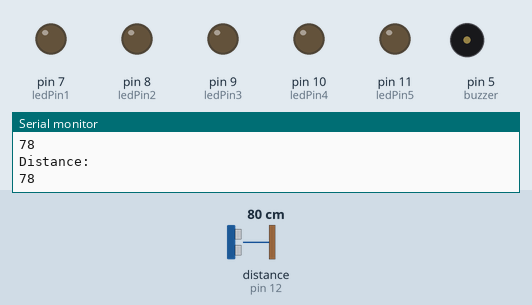
Simulated run of this sketch. Board: Arduino Uno, built with avr-gcc and run on an emulated ATmega328P. Parts: output pins drawn as LEDs (lit = HIGH), buzzer (waves = sounding), the last lines printed to the serial monitor. Wiring (inferred from the names in the program): ultrasonic range finder: trigger pin 13; echo pin 12. The test bench sets the inputs (shaded band); at power-on: distance to the obstacle (sensor on pin 12) 80 cm. The echo pulse lasts 58.3 µs per cm; pins used as bus, display or sensor lines are not drawn.

Above: at 1.2 s.
1.3 s: distance to the obstacle (sensor on pin 12) set to 2 cm
At 1.7 s:
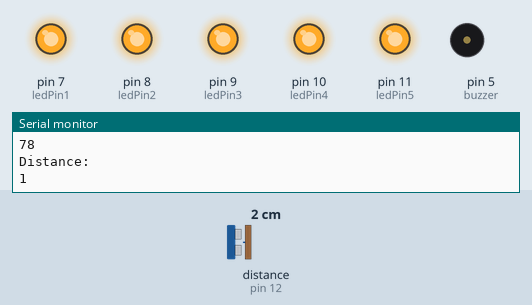
4.3 s: distance to the obstacle (sensor on pin 12) set to 5 cm
7.3 s: distance to the obstacle (sensor on pin 12) set to 8 cm
At 7.48 s:
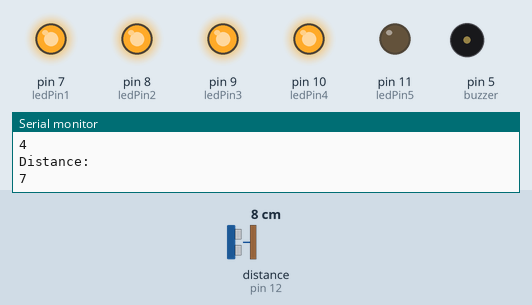
10.3 s: distance to the obstacle (sensor on pin 12) set to 10 cm
13.3 s: distance to the obstacle (sensor on pin 12) set to 13 cm
At 13.51 s:
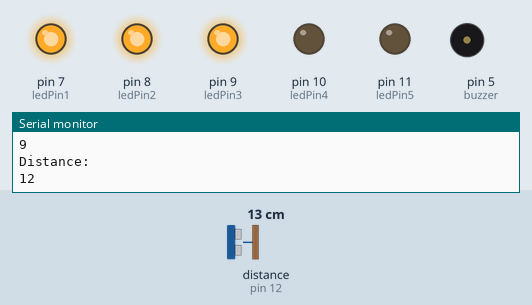
16.3 s: distance to the obstacle (sensor on pin 12) set to 4 cm
At 16.53 s:
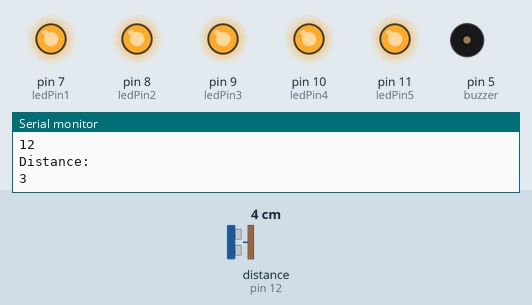
Timing chart, 0 to 20.3 s (numbered marks = the images above; inputs shaded):
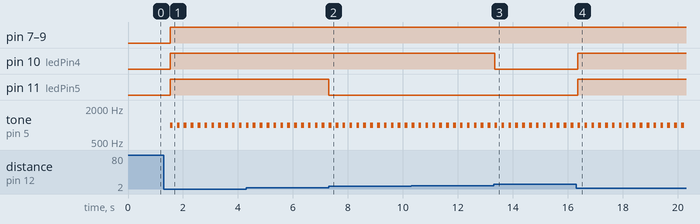

Measured:
- the behaviour switches between 6 and 7 cm on distance to the obstacle (sensor on pin 12) (found by bisection; images 1 and 2)
- the behaviour switches between 11 and 12 cm on distance to the obstacle (sensor on pin 12) (found by bisection; images 2 and 3)
- after the input at 1.3 s, pin 7 (ledPin1), pin 8 (ledPin2), pin 9 (ledPin3), pin 10 (ledPin4), pin 11 (ledPin5): LOW → HIGH after 0.23 s; tone on pin 5 (buzzer): alternates 1000 Hz for 0.10 s and silent for 0.15 s, starting after 0.23 s
- after the input at 7.3 s, pin 11 (ledPin5): HIGH → LOW at once
- after the input at 13.3 s, pin 10 (ledPin4): HIGH → LOW at once
- after the input at 16.3 s, pin 10 (ledPin4), pin 11 (ledPin5): LOW → HIGH after 0.06 s

The sketch:

Arduino_Car_Reverse_Parking_Device.ino
```cpp
const int trigpin  = 13;
const int echopin = 12;
const int ledPin1 = 7;
const int ledPin2 = 8;
const int ledPin3 = 9;
const int ledPin4 = 10;
const int ledPin5 = 11;
const int buzzer = 5;

long duration;
int distance;
int saftyDistance;

void setup() {
  pinMode(trigpin, OUTPUT);
  pinMode(echopin, INPUT);
  pinMode(ledPin1, OUTPUT);
  pinMode(ledPin2, OUTPUT);
  pinMode(ledPin3, OUTPUT);
  pinMode(ledPin4, OUTPUT);
  pinMode(ledPin5, OUTPUT);
  pinMode(buzzer, OUTPUT);
  Serial.begin(9600);
}

void loop() {

  digitalWrite(trigpin, LOW);
  delayMicroseconds(2);

  digitalWrite(trigpin, HIGH);
  delayMicroseconds(10);

  digitalWrite(trigpin, LOW);

  duration = pulseIn(echopin, HIGH);
  distance = duration*0.034/2;

  saftyDistance = distance;

  if(saftyDistance >= 25){          //comfortable zone
    digitalWrite(ledPin1, LOW);
    digitalWrite(ledPin2, LOW);
    digitalWrite(ledPin3, LOW);
    digitalWrite(ledPin4, LOW);
    digitalWrite(ledPin5, LOW);
    digitalWrite(buzzer, LOW);
    }

  if(saftyDistance <= 25){         //minimum distance alert
    digitalWrite(ledPin1, HIGH);
    digitalWrite(ledPin2, LOW);
    digitalWrite(ledPin3, LOW);
    digitalWrite(ledPin4, LOW);
    digitalWrite(ledPin5, LOW);
    tone(buzzer, 1000, 100);
    }

  if(saftyDistance <= 20){        //mid range next alert
    digitalWrite(ledPin1, HIGH);
    digitalWrite(ledPin2, HIGH);
    digitalWrite(ledPin3, LOW);
    digitalWrite(ledPin4, LOW);
    digitalWrite(ledPin5, LOW);
    tone(buzzer, 1000, 100);
    }

   if(saftyDistance <= 15){        //mid range next alert
    digitalWrite(ledPin1, HIGH);
    digitalWrite(ledPin2, HIGH);
    digitalWrite(ledPin3, HIGH);
    digitalWrite(ledPin4, LOW);
    digitalWrite(ledPin5, LOW);
    tone(buzzer, 1000, 100);
    }

  if(saftyDistance <= 10){        //danger zone next alert
    digitalWrite(ledPin1, HIGH);
    digitalWrite(ledPin2, HIGH);
    digitalWrite(ledPin3, HIGH);
    digitalWrite(ledPin4, HIGH);
    digitalWrite(ledPin5, LOW);
    tone(buzzer, 1000, 100);
    }

  if(saftyDistance <= 5){        //absolutely danger zone alert
    digitalWrite(ledPin1, HIGH);
    digitalWrite(ledPin2, HIGH);
    digitalWrite(ledPin3, HIGH);
    digitalWrite(ledPin4, HIGH);
    digitalWrite(ledPin5, HIGH);
    tone(buzzer, 1000, 100);
    }

   Serial.println("Distance: ");
   Serial.println(distance);

  delay(250);

}
```
